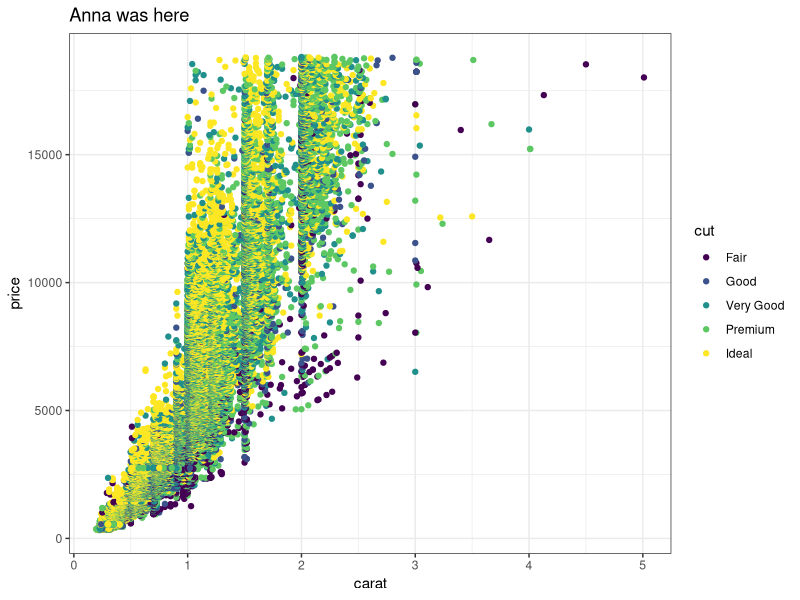
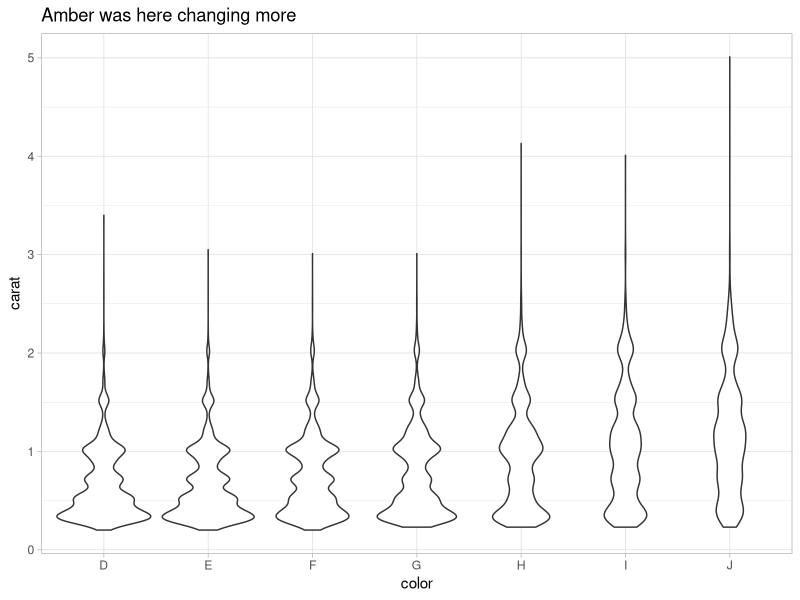
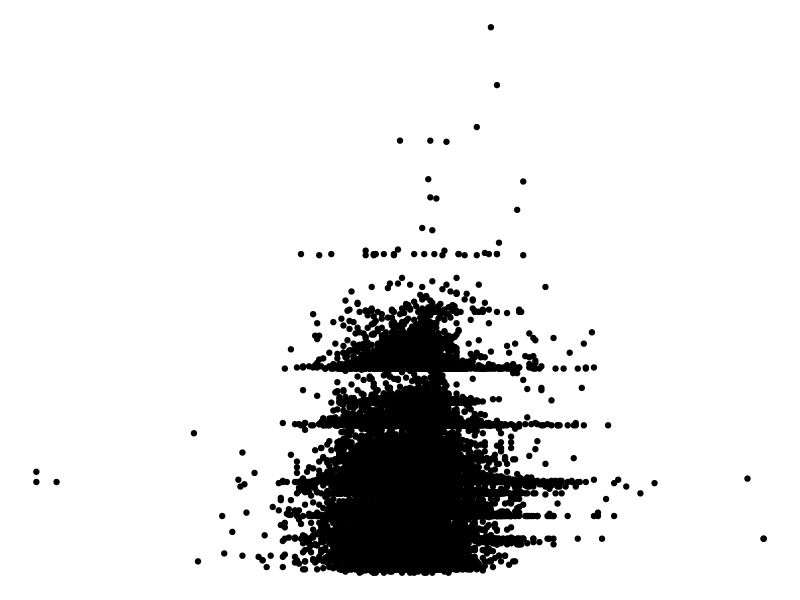

Generate these figures, in order, with R:
## ---- chunk 1
knitr::opts_chunk$set(echo = TRUE)
library(tidyverse)
## ---- chunk 2
# Partner 1: 
# Run the code below to see the original graph
# Change the code below to make the point color change based on 'cut', and update the theme to theme_bw(). Update the title to include your first name. 

ggplot(data = diamonds, aes(x = carat, y = price, color = cut)) +
  geom_point() +
  theme_bw() +
  labs(title = "Anna was here")
## ---- chunk 3
# Partner 2: 
# Run the code below to see the original graph
# Change the code below to make the geom a geom_jitter, and update the theme to theme_light. Update the title to include your first name. 

ggplot(data = diamonds, aes(x = color, y = carat)) +
  geom_violin() +
  theme_light() +
  labs(title = "Amber was here changing more")
## ---- chunk 4
ggplot(data = diamonds, aes(x = depth, y = carat)) +
  geom_point() +
  theme_void()
## ---- chunk 5
